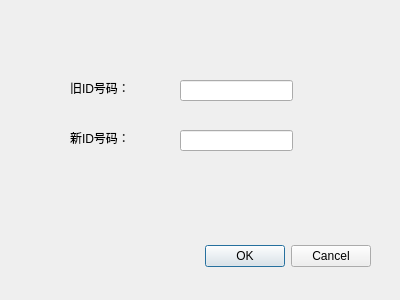
<?xml version="1.0" encoding="UTF-8"?>
<ui version="4.0">
 <class>EditIDDialog</class>
 <widget class="QDialog" name="EditIDDialog">
  <property name="geometry">
   <rect>
    <x>0</x>
    <y>0</y>
    <width>400</width>
    <height>300</height>
   </rect>
  </property>
  <property name="windowTitle">
   <string>Dialog</string>
  </property>
  <widget class="QDialogButtonBox" name="buttonBox">
   <property name="geometry">
    <rect>
     <x>30</x>
     <y>240</y>
     <width>341</width>
     <height>32</height>
    </rect>
   </property>
   <property name="orientation">
    <enum>Qt::Horizontal</enum>
   </property>
   <property name="standardButtons">
    <set>QDialogButtonBox::Cancel|QDialogButtonBox::Ok</set>
   </property>
  </widget>
  <widget class="QLineEdit" name="NewID">
   <property name="geometry">
    <rect>
     <x>180</x>
     <y>130</y>
     <width>113</width>
     <height>21</height>
    </rect>
   </property>
  </widget>
  <widget class="QLabel" name="label">
   <property name="geometry">
    <rect>
     <x>70</x>
     <y>130</y>
     <width>72</width>
     <height>15</height>
    </rect>
   </property>
   <property name="text">
    <string>新ID号码：</string>
   </property>
  </widget>
  <widget class="QLineEdit" name="OldID">
   <property name="geometry">
    <rect>
     <x>180</x>
     <y>80</y>
     <width>113</width>
     <height>21</height>
    </rect>
   </property>
   <property name="readOnly">
    <bool>true</bool>
   </property>
  </widget>
  <widget class="QLabel" name="label_2">
   <property name="geometry">
    <rect>
     <x>70</x>
     <y>80</y>
     <width>72</width>
     <height>15</height>
    </rect>
   </property>
   <property name="text">
    <string>旧ID号码：</string>
   </property>
  </widget>
 </widget>
 <resources/>
 <connections>
  <connection>
   <sender>buttonBox</sender>
   <signal>accepted()</signal>
   <receiver>EditIDDialog</receiver>
   <slot>accept()</slot>
   <hints>
    <hint type="sourcelabel">
     <x>248</x>
     <y>254</y>
    </hint>
    <hint type="destinationlabel">
     <x>157</x>
     <y>274</y>
    </hint>
   </hints>
  </connection>
  <connection>
   <sender>buttonBox</sender>
   <signal>rejected()</signal>
   <receiver>EditIDDialog</receiver>
   <slot>reject()</slot>
   <hints>
    <hint type="sourcelabel">
     <x>316</x>
     <y>260</y>
    </hint>
    <hint type="destinationlabel">
     <x>286</x>
     <y>274</y>
    </hint>
   </hints>
  </connection>
 </connections>
</ui>
